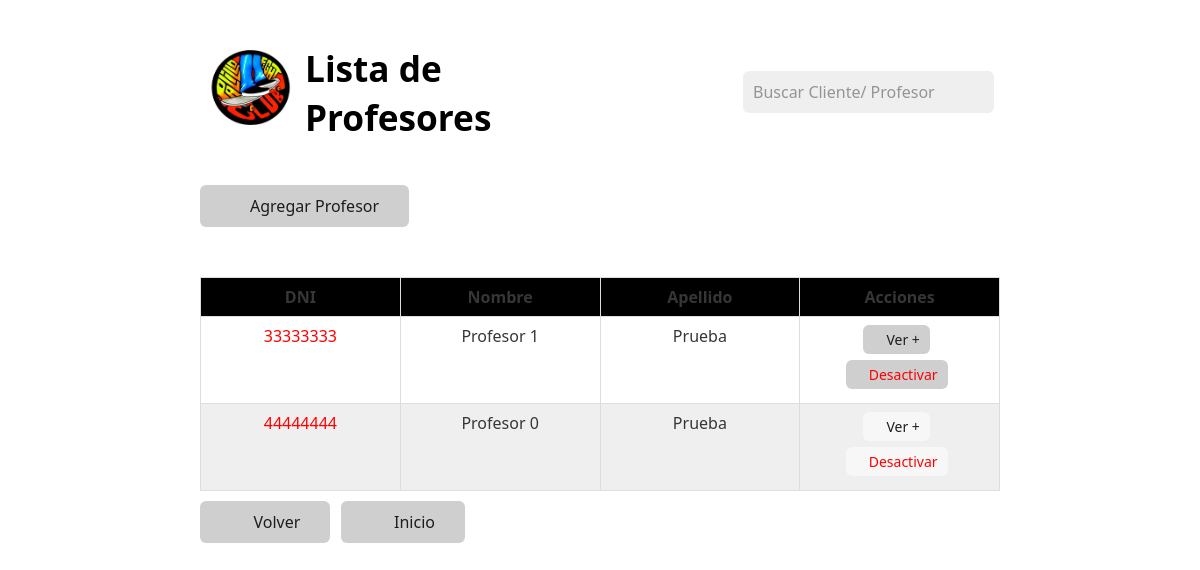
The app's page /controllers/lista_profesores_controller.php (signed in) with its own data.
### tables this page shows
CREATE TABLE `users` (
  `id_user` int(255) NOT NULL,
  `rfid` longtext NOT NULL DEFAULT 'SIN LLAVERO' COMMENT 'Serial tarjeta de acceso',
  `dni` int(8) NOT NULL,
  `user_name` varchar(75) NOT NULL,
  `user_surname` varchar(75) DEFAULT NULL,
  `password` text DEFAULT NULL,
  `birth_day` date DEFAULT NULL,
  `email` text DEFAULT NULL,
  `phone_number` int(13) DEFAULT NULL,
  `asset` tinyint(1) NOT NULL DEFAULT 1 COMMENT 'Define si el Usuario\r\nse encuentra activo\r\n1 = Activo; 0 = Inactivo',
  `type_user` int(255) NOT NULL DEFAULT 2 COMMENT '1 - PROFESOR\r\n2 - ALUMNO\r\n3 - ADMINISTRADOR'
);

### controllers/lista_profesores_controller.php (called while the page is built, shortened)
<?php
require_once '../models/user_model.php';
$user = new User();
$usuarios = $user->getUsers();
$resultados = [];
foreach ($usuarios as $usuario) {
  if ($usuario['type_user'] == 1)
  $resultados[] = $usuario;
}
include '../views/lista_profesores_view.php';
?>

### models/conexion_model.php (called while the page is built, shortened)
<?php
class Database {
  private $pdo;
  public function __construct() {
    $this->host = getenv('MYSQL_DB_HOST') ?? 'localhost';
    $this->database = getenv('MYSQL_DB_NAME') ?? '';
    $this->username = getenv('MYSQL_DB_USER') ?? '';
    $this->password = getenv('MYSQL_DB_PASSWORD') ?? '';
    try {
      $this->pdo = new PDO("mysql:host={$this->host};dbname={$this->database}", $this->username, $this->password);
      $this->pdo->setAttribute(PDO::ATTR_ERRMODE, PDO::ERRMODE_EXCEPTION);
    } catch (PDOException $e) {
      echo "Error de conexión: " . $e->getMessage();
      die();
    }
  }
  public function getConnection() {
    return $this->pdo;
  }
}
?>

### models/user_model.php (called while the page is built, shortened)
<?php
require_once 'conexion_model.php';
class User {
  private $pdo;
  public function __construct() {
    $this->database = new Database();
    $this->pdo = $this->database->getConnection();
  }
  public function getUsers() {
    try {
      $stmt = $this->pdo->query("SELECT * FROM `users`");
      return $stmt->fetchAll(PDO::FETCH_ASSOC);
    } catch (PDOException $e) {
      return false;
    }
  }
}
?>

### views/lista_profesores_view.php (the view, shortened to what this page needs)
<!DOCTYPE html>
<html lang="es">
<head>
  <link rel="stylesheet" href="../public/css/water.css">
  <link rel="stylesheet" href="../public/css/estilos.css">
</head>
<body>
  <div class="cabecera">
    <img src="../public/img/logo.png" alt="logo.png" width="100" height="100">
    <h1>Lista de Profesores</h1>
    <input style="margin-left: 230px; margin-top: 15px;" type="text" id="busqueda_usuario" name="dni" placeholder="Buscar Cliente/ Profesor">
  </div>
  <div class="botonera-1">
    <i class="fas fa-user-plus"></i>
    <button onclick="window.location.href='../views/cargar_usuario_view.php'" id="cargar_usuario">Agregar Profesor</button>
  </div>
  <div class="tabla">
    <?php if (empty($resultados)) { ?>
      <p>No se encontraron resultados</p>
    <?php } else { ?>
      <table>
        <thead>
          <tr>
            <th>DNI</th>
            <th>Nombre</th>
            <th>Apellido</th>
            <th>Acciones</th>
          </tr>
        </thead>
        <tbody>
          <?php foreach ($resultados as $usuario) { ?>
            <tr>
              <td style="color:red"><?php echo htmlspecialchars($usuario['dni'], ENT_QUOTES, 'UTF-8'); ?></td>
              <td><?php echo htmlspecialchars($usuario['user_name'], ENT_QUOTES, 'UTF-8'); ?></td>
              <td><?php echo htmlspecialchars($usuario['user_surname'], ENT_QUOTES, 'UTF-8'); ?></td>
              <td>
                <button class="button_small" onclick="window.location.href='../controllers/detalle_usuario_controller.php?dni=<?php echo urlencode($usuario['dni']); ?>'">
                  <i class="fas fa-user"></i>
                  Ver +
                </button>
                <?php if ($usuario['asset'] == 1) { ?>
                  <button style="color: red" class="button_small" onclick="window.location.href='../controllers/baja_usuarios_controller.php?dni=<?php echo urlencode($usuario['dni']); ?>'">
                    <i style="color: red" class="fas fa-trash"></i>
                    Desactivar
                  </button>
                <?php } ?>
              </td>
            </tr>
          <?php } ?>
        </tbody>
      </table>
    <?php } ?>
  </div>
  <div class="botonera">
    <button onclick="location.href='../views/dashboard_view.php'">
      <i style="padding-right: 10px;" class="fas fa-arrow-left"></i>
      Volver
    </button>
    <button onclick="location.href='../views/dashboard_view.php'">
      <i style="padding-right: 10px;" class="fas fa-home"></i>
      Inicio
    </button>
  </div>
</body>
</html>

### public/css/water.css (style rules this page uses)
:root { --background-body: #fff; --background: #efefef; --background-alt: #f7f7f7; --selection: #9e9e9e; --text-main: #363636; --text-bright: #000; --text-muted: #70777f; --links: #0076d1; --focus: #0096bfab; --border: #dbdbdb; --code: #000; --animation-duration: 0.1s; --button-base: #d0cfcf; --button-hover: #9b9b9b; --scrollbar-thumb: rgb(170, 170, 170); --scrollbar-thumb-hover: var(--button-hover); --form-placeholder: #949494; --form-text: #1d1d1d; --variable: #39a33c; --highlight: #ff0; }
html { scrollbar-color: rgb(170, 170, 170) #fff; scrollbar-color: var(--scrollbar-thumb) var(--background-body); scrollbar-width: thin; }
body { font-family: system-ui, -apple-system, BlinkMacSystemFont, 'Segoe UI', 'Roboto', 'Oxygen', 'Ubuntu', 'Cantarell', 'Fira Sans', 'Droid Sans', 'Helvetica Neue', 'Segoe UI Emoji', 'Apple Color Emoji', 'Noto Color Emoji', sans-serif; line-height: 1.4; max-width: 800px; margin: 20px auto; padding: 0 10px; word-wrap: break-word; color: #363636; color: var(--text-main); background: #fff; background: var(--background-body); text-rendering: optimizeLegibility; }
button { transition: background-color 0.1s linear, border-color 0.1s linear, color 0.1s linear, box-shadow 0.1s linear, transform 0.1s ease; transition: background-color var(--animation-duration) linear, border-color var(--animation-duration) linear, color var(--animation-duration) linear, box-shadow var(--animation-duration) linear, transform var(--animation-duration) ease; }
input { transition: background-color 0.1s linear, border-color 0.1s linear, color 0.1s linear, box-shadow 0.1s linear, transform 0.1s ease; transition: background-color var(--animation-duration) linear, border-color var(--animation-duration) linear, color var(--animation-duration) linear, box-shadow var(--animation-duration) linear, transform var(--animation-duration) ease; }
h1 { font-size: 2.2em; margin-top: 0; }
h1, h2, h3, h4, h5, h6 { margin-bottom: 12px; margin-top: 24px; }
h1 { color: #000; color: var(--text-bright); }
h1, h2, h3, h4, h5, h6, b, strong, th { font-weight: 600; }
button, select, input[type='submit'], input[type='reset'], input[type='button'], input[type='checkbox'], input[type='range'], input[type='radio'] { cursor: pointer; }
input, select { display: block; }
input { color: #1d1d1d; color: var(--form-text); background-color: #efefef; background-color: var(--background); font-family: inherit; font-size: inherit; margin-right: 6px; margin-bottom: 6px; padding: 10px; border: none; border-radius: 6px; outline: none; }
button { color: #1d1d1d; color: var(--form-text); background-color: #efefef; background-color: var(--background); font-family: inherit; font-size: inherit; margin-right: 6px; margin-bottom: 6px; padding: 10px; border: none; border-radius: 6px; outline: none; }
button { background-color: #d0cfcf; background-color: var(--button-base); padding-right: 30px; padding-left: 30px; }
input { vertical-align: top; }
input:not([type='checkbox']):not([type='radio']), input[type='range'], select, button, textarea { -webkit-appearance: none; }
::placeholder { color: #949494; color: var(--form-placeholder); }
img, video { max-width: 100%; height: auto; }
table { border-collapse: collapse; margin-bottom: 10px; width: 100%; table-layout: fixed; }
td, th { padding: 6px; text-align: left; vertical-align: top; word-wrap: break-word; }
thead { border-bottom: 1px solid #dbdbdb; border-bottom: 1px solid var(--border); }
tbody tr:nth-child(even) { background-color: #efefef; background-color: var(--background); }
tbody tr:nth-child(even) button { background-color: #f7f7f7; background-color: var(--background-alt); }

### public/css/estilos.css (style rules this page uses)
.cabecera { display: flex; align-items: center; padding-bottom: 30px; }
.cabecera img { margin-right: 5px; }
.cabecera input { display: flex; justify-content: flex-end; margin-top: 10px; }
.tabla th, .tabla td { padding-bottom: 100px; border: 1px solid #ddd; padding: 8px; text-align: center; }
.tabla th { background-color: black; }
.button_small { padding: 5px 10px; font-size: 14px; }
button .fas { font-size: 12px; }
.botonera-1 { position: relative; display: inline-block; }
.botonera-1 button { margin-bottom: 50px; padding-left: 50px; }
.botonera-1 i { position: absolute; left: 10px; top: 25%; transform: translateY(-50%); color: #888; }

### records on screen
users: dni "33333333", user_name "Profesor 1", user_surname "Prueba"
users: dni "44444444", user_name "Profesor 0", user_surname "Prueba"
